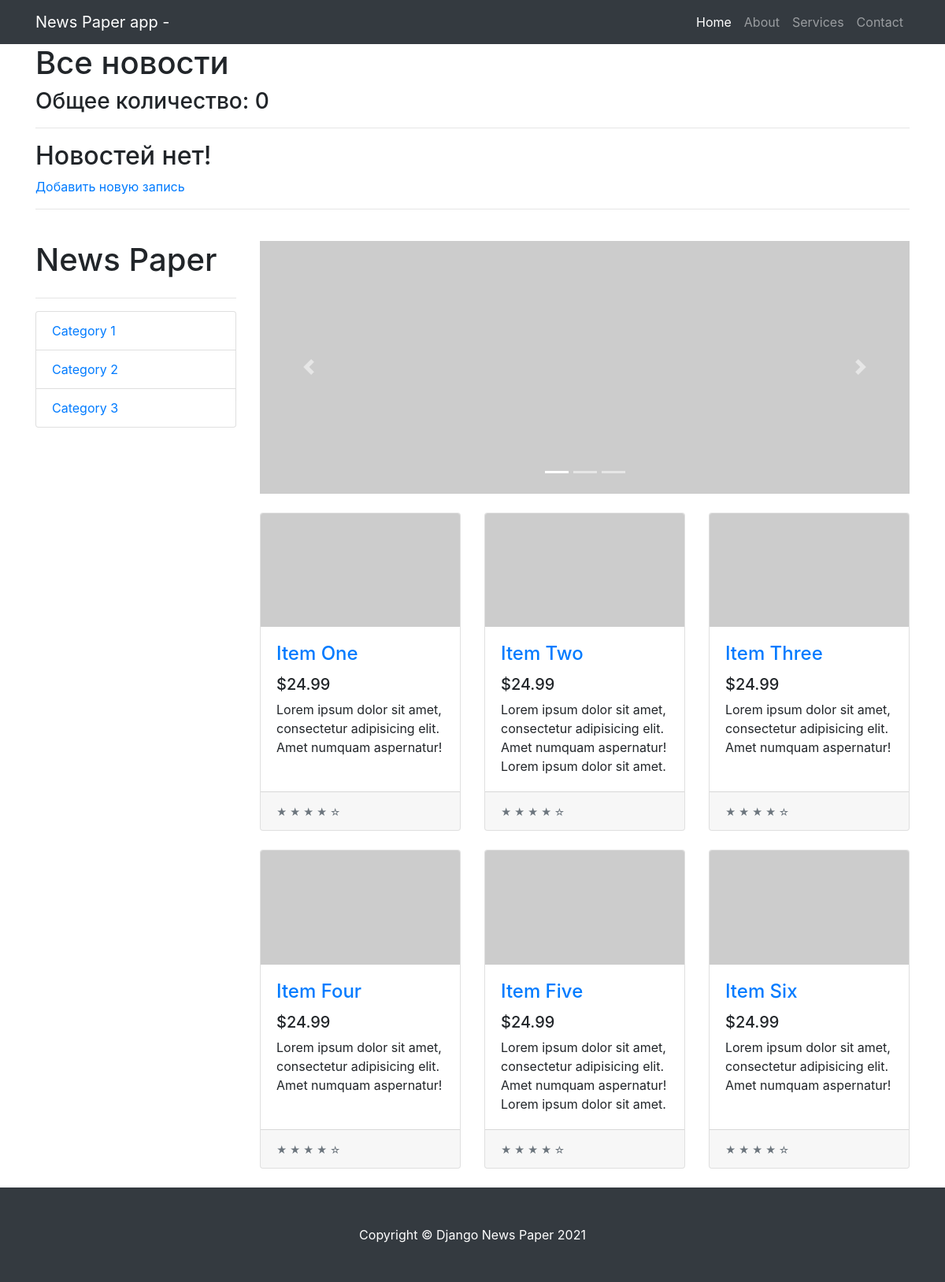
Before: /news/ with the older database file.
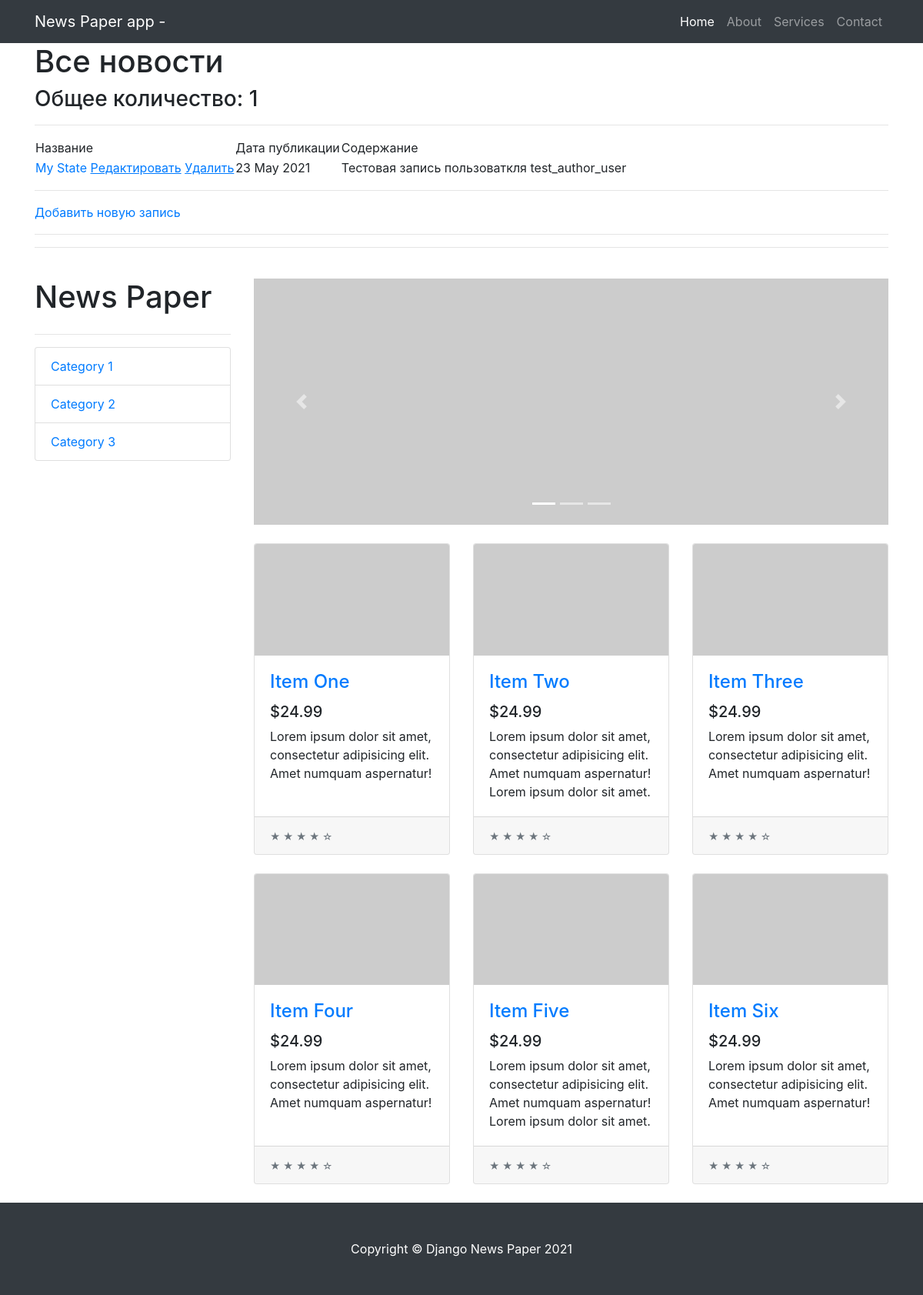
After: the same page with the newer database file.
### news/models.py (models this page shows, shortened)
class Post(models.Model):
    state = 'ST'
    new = 'NE'
    POSITIONS = [
        (state, 'Статья'),
        (new, 'Новость')
    ]
    position = models.CharField(max_length=2,
                                choices=POSITIONS,
                                default=state)
    created = models.DateTimeField(auto_now_add=True)
    post_name = models.CharField(max_length=250)
    content = models.TextField()
    rating_post = models.IntegerField(default=0)
    author = models.ForeignKey(Author, on_delete=models.CASCADE)
    category = models.ManyToManyField(Category, through='PostCategory')

### news/views.py (the view)
# urls.py: path('', PostList.as_view()),
class PostList(ListView):
    model = Post  # указываем модель, объекты которой мы будем выводить
    template_name = 'posts.html'  # указываем имя шаблона, в котором будет лежать html, в
    context_object_name = 'posts'  # это имя списка, в котором будут лежать все объекты,
    queryset = Post.objects.order_by('-created')
    paginate_by = 10
    def get_context_data(self, **kwargs):
        context = super().get_context_data(**kwargs)
        context['filter'] = PostFilter(self.request.GET,
                                       queryset=self.get_queryset())  # вписываем фильтр
        return context

### news/templatetags/custom_filters.py (called while the page is built)
@register.filter(name='censor')
def censor(value, arg):
    words = value.split()
    value1 = ''
    for word in words:
        if isinstance(word, str) and isinstance(arg, str):
            if word == arg:
                word = '!censor!'
            value1 += word + ' '
        else:
            raise ValueError(f'Нельзя {type(word)}!')
    return value1

### templates/posts.html (shortened to what this page needs)
{% extends 'flatpages/default.html' %}
{% load custom_filters %}
{% block content %}
    <h1>Все новости</h1>
    <h3>Общее количество: {{ posts | length }}</h3>
    <hr>
    {% if posts %}
        <table>
            <tr>
                <td>
                    Название
                </td>
                <td>
                    Дата публикации
                </td>
                <td>
                    Содержание
                </td>
            </tr>
        {% for post in page_obj %}
            <tr>
                <td>
                    <a href="{% url 'post' post.id %}">{{ post.post_name | censor:'new' }}</a>
                    <a href="{% url 'post_update' post.id %}"><u>Редактировать</u></a>
                 <a href="{% url 'post_delete' post.id %}"><u> Удалить </u></a>
                </td>
                <td>
                    {{ post.created | date:'d M Y' }}
                </td>
                <td>
                    {{ post.content | truncatechars:50 | censor:'ipsum' }}
                </td>
            </tr>
        {% endfor %}
        </table>
        <hr>
        <a href="{% url 'post_create' %}">Добавить новую запись</a> <br>
        <hr>
    {% else %}
        <h2>Новостей нет!</h2>
        <a href="{% url 'post_create' %}">Добавить новую запись</a> <br>
    {% endif %}
{% endblock content %}

### templates/flatpages/default.html (shortened to what this page needs)
{% load static %}
<!DOCTYPE html>
<html lang="en">
    <head>
        <link href="{% static 'css/styles.css' %}" rel="stylesheet" />
    </head>
    <body>
        <nav class="navbar navbar-expand-lg navbar-dark bg-dark">
            <div class="container">
                <a class="navbar-brand" href="/">News Paper app - {{ flatpage.title }}</a>
                <div class="collapse navbar-collapse" id="navbarResponsive">
                    <ul class="navbar-nav ml-auto">
                        <li class="nav-item active">
                            <a class="nav-link" href="/">
                                Home
                            </a>
                        </li>
                        <li class="nav-item"><a class="nav-link" href="about/">About</a></li>
                        <li class="nav-item"><a class="nav-link" href="services/">Services</a></li>
                        <li class="nav-item"><a class="nav-link" href="contacts/">Contact</a></li>
                    </ul>
                </div>
            </div>
        </nav>
        <div class="container">
            {% block content %}{% endblock content %}
            <hr>
            <div class="row">
                <div class="col-lg-3">
                    <h1 class="my-4">News Paper</h1>
                    <hr>
                    <div class="list-group">
                        <a class="list-group-item" href="#!">Category 1</a>
                        <a class="list-group-item" href="#!">Category 2</a>
                        <a class="list-group-item" href="#!">Category 3</a>
                    </div>
                </div>
                <div class="col-lg-9">
                    <div class="carousel slide my-4" id="carouselExampleIndicators" data-ride="carousel">
                        <ol class="carousel-indicators">
                            <li class="active" data-target="#carouselExampleIndicators" data-slide-to="0"></li>
                            <li data-target="#carouselExampleIndicators" data-slide-to="1"></li>
                            <li data-target="#carouselExampleIndicators" data-slide-to="2"></li>
                        </ol>
                        <div class="carousel-inner" role="listbox">
                            <div class="carousel-item active"><img class="d-block img-fluid" src="https://via.placeholder.com/900x350" alt="First slide" /></div>
                        </div>
                        <a class="carousel-control-prev" href="#carouselExampleIndicators" role="button" data-slide="prev">
                            <span class="carousel-control-prev-icon" aria-hidden="true"></span>
                        </a>
                        <a class="carousel-control-next" href="#carouselExampleIndicators" role="button" data-slide="next">
                            <span class="carousel-control-next-icon" aria-hidden="true"></span>
                        </a>
                    </div>
                    <div class="row">
                        <div class="col-lg-4 col-md-6 mb-4">
                            <div class="card h-100">
                                <a href="#!"><img class="card-img-top" src="https://via.placeholder.com/700x400" alt="..." /></a>
                                <div class="card-body">
                                    <h4 class="card-title"><a href="#!">Item One</a></h4>
                                    <h5>$24.99</h5>
                                    <p class="card-text">Lorem ipsum dolor sit amet, consectetur adipisicing elit. Amet numquam aspernatur!</p>
                                </div>
                                <div class="card-footer"><small class="text-muted">★ ★ ★ ★ ☆</small></div>
                            </div>
                        </div>
                        <div class="col-lg-4 col-md-6 mb-4">
                            <div class="card h-100">
                                <a href="#!"><img class="card-img-top" src="https://via.placeholder.com/700x400" alt="..." /></a>
                                <div class="card-body">
                                    <h4 class="card-title"><a href="#!">Item Two</a></h4>
                                    <h5>$24.99</h5>
                                    <p class="card-text">Lorem ipsum dolor sit amet, consectetur adipisicing elit. Amet numquam aspernatur! Lorem ipsum dolor sit amet.</p>
                                </div>
                                <div class="card-footer"><small class="text-muted">★ ★ ★ ★ ☆</small></div>
                            </div>
                        </div>
                        <div class="col-lg-4 col-md-6 mb-4">
                            <div class="card h-100">
                                <a href="#!"><img class="card-img-top" src="https://via.placeholder.com/700x400" alt="..." /></a>
                                <div class="card-body">
                                    <h4 class="card-title"><a href="#!">Item Three</a></h4>
                                    <h5>$24.99</h5>
                                    <p class="card-text">Lorem ipsum dolor sit amet, consectetur adipisicing elit. Amet numquam aspernatur!</p>
                                </div>
                                <div class="card-footer"><small class="text-muted">★ ★ ★ ★ ☆</small></div>
                            </div>
                        </div>
                        <div class="col-lg-4 col-md-6 mb-4">
                            <div class="card h-100">
                                <a href="#!"><img class="card-img-top" src="https://via.placeholder.com/700x400" alt="..." /></a>
                                <div class="card-body">
                                    <h4 class="card-title"><a href="#!">Item Four</a></h4>
                                    <h5>$24.99</h5>
                                    <p class="card-text">Lorem ipsum dolor sit amet, consectetur adipisicing elit. Amet numquam aspernatur!</p>
                                </div>
                                <div class="card-footer"><small class="text-muted">★ ★ ★ ★ ☆</small></div>
                            </div>
                        </div>
                        <div class="col-lg-4 col-md-6 mb-4">
                            <div class="card h-100">
                                <a href="#!"><img class="card-img-top" src="https://via.placeholder.com/700x400" alt="..." /></a>
                                <div class="card-body">
                                    <h4 class="card-title"><a href="#!">Item Five</a></h4>
                                    <h5>$24.99</h5>
                                    <p class="card-text">Lorem ipsum dolor sit amet, consectetur adipisicing elit. Amet numquam aspernatur! Lorem ipsum dolor sit amet.</p>
                                </div>
                                <div class="card-footer"><small class="text-muted">★ ★ ★ ★ ☆</small></div>
                            </div>
                        </div>
                        <div class="col-lg-4 col-md-6 mb-4">
                            <div class="card h-100">
                                <a href="#!"><img class="card-img-top" src="https://via.placeholder.com/700x400" alt="..." /></a>
                                <div class="card-body">
                                    <h4 class="card-title"><a href="#!">Item Six</a></h4>
                                    <h5>$24.99</h5>
                                    <p class="card-text">Lorem ipsum dolor sit amet, consectetur adipisicing elit. Amet numquam aspernatur!</p>
                                </div>
                                <div class="card-footer"><small class="text-muted">★ ★ ★ ★ ☆</small></div>
                            </div>
                        </div>
                    </div>
                </div>
            </div>
        </div>
        <footer class="py-5 bg-dark">
            <div class="container"><p class="m-0 text-center text-white">Copyright &copy; Django News Paper 2021</p></div>
        </footer>
    </body>
</html>

Changed rows visible on the page:
added Post: post_name|censor "My State", created "23 May 2021", content|censor "Тестовая запись пользоваткля test_author_user"
Other visible differences:
{{ posts | length }}: "0" → "1"
text no longer shown: "Новостей нет!"
text now shown: "Название Дата публикации Содержание"
